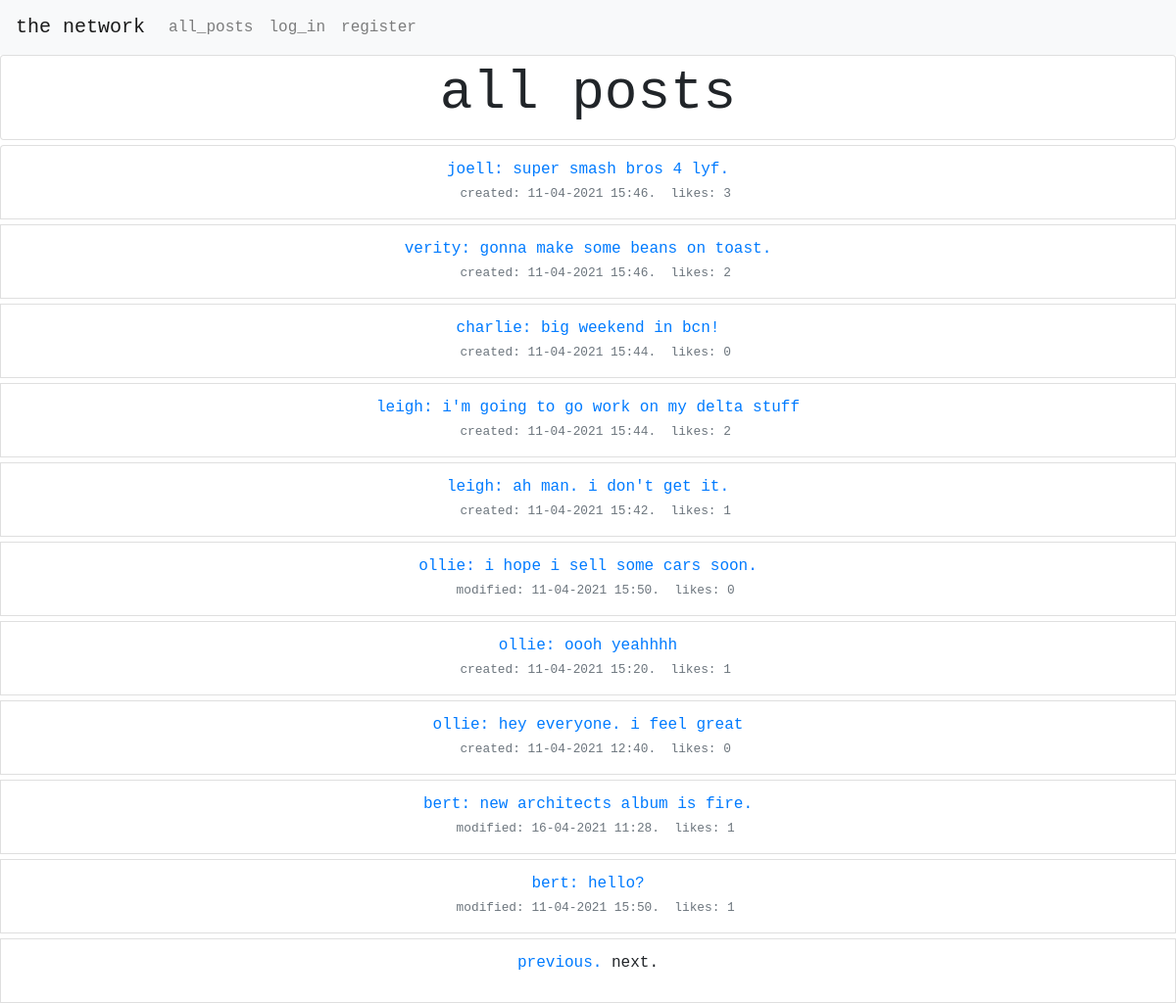
Screenshot of /?page=2 with the database file from the repository.
### network/models.py (models this page shows, shortened)
class TimestampedBaseModel(models.Model):
    id = models.UUIDField(
        primary_key=True,
        default=uuid.uuid4,
        editable=False
    )
    created_at = models.DateTimeField(
        auto_now_add=True,
        editable=False,
        null=False
    )
    updated_at = models.DateTimeField(
        auto_now=True,
        editable=False,
        null=False
    )
    class Meta:
        abstract = True

class Post(TimestampedBaseModel):
    user = models.ForeignKey(
        'User',
        related_name='posts',
        verbose_name='User',
        on_delete=models.CASCADE
    )
    content = models.TextField(
        max_length=500
    )
    class Meta:
        ordering = ['-created_at']
        verbose_name_plural = "Posts"
        indexes = [
            models.Index(fields=['user']),
            models.Index(fields=['-created_at']),
        ]
    def get_number_of_likes(self):
        return Like.objects.filter(post_id=self.id).count()
    def created_or_modified(self):
        created = self.created_at.strftime('%d-%m-%Y %H:%M')
        updated = self.updated_at.strftime('%d-%m-%Y %H:%M')
        if created != updated:
            return f"modified: {updated}"
        else:
            return f" created: {created}"

class User(AbstractUser):
    id = models.UUIDField(
        primary_key=True,
        default=uuid.uuid4,
        editable=False
    )
    def __str__(self):
        return self.username

### network/views.py (the view)
# urls.py: path("", views.index, name="index"),
def index(request):
    if request.method == "GET":
        user = request.user.id
        post_list = Post.objects.all()
        posts = paginate(request, post_list)
        liked_posts = users_liked_posts(request)
        return render(request, "network/index.html", {
            "posts": posts,
            "post_form": PostForm(initial={'user': user}),
            "liked_posts": liked_posts,
        })
    if request.method == "POST":
        form = PostForm(request.POST)
        if form.is_valid():
            form.save()
            return HttpResponseRedirect(reverse("index"))

### network/utils.py (called while the page is built)
def paginate(request, post_list):
    page = request.GET.get('page', 1)
    """ split posts into  sets of 10"""
    paginator = Paginator(post_list, 10)
    """ set which posts to display """
    try:
        posts = paginator.page(page)
    except PageNotAnInteger:
        """ set page 1 if request is not specific """
        posts = paginator.page(1)
    except EmptyPage:
        """  display final posts if empty page is requested """
        posts = paginator.page(paginator.num_pages)
    return posts

def users_liked_posts(request):
    liked_posts = ""
    if request.user.is_authenticated:
        liked_posts = request.user.get_liked_posts()
    return liked_posts

### network/templates/network/index.html (shortened to what this page needs)
{% extends "network/layout.html" %}
{% block body %}
    <div class="row" id="page_title">
        <div class="col">
            <div class="card" style="padding-top: 5px;padding-bottom: 5px;">
                <h3 class="display-4 text-monospace text-center" style="margin-left: 15px;margin-right: 15px;"><strong>all
                    posts</strong></h3>
            </div>
        </div>
    </div>
    {% include 'network/posts.html' %}
    {% load static %}
{% endblock %}

### network/templates/network/posts.html (shortened to what this page needs)
<ul class="list-group">
    {% for post in posts %}
        <li class="list-group-item" style="margin-top:5px;">
            <div class="media">
                <div class="media-body">
                    <div class="media" style="overflow:visible;">
                        <div class="media-body" style="overflow:visible;">
                            <div class="row">
                                <div class="col-md-12 text-monospace text-primary text-center">
                                    <p class="text-monospace text-center" style="margin-bottom: 2px;"">
                                    <span class="content-box" id="content-box-{{ post.id }}">
<a href="/profile/{{ post.user_id }}">{{ post.user }}<a>: <span id="content_{{ post.id }}">{{ post.content }}</span>
                                    </span>
                                    <br><small class="text-muted"> &nbsp; <span
                                        id="created_updated{{ post.id }}">{{ post.created_or_modified }}</span>.&nbsp;
                                    likes:
                                    <span id="like_number_{{ post.id }}">{{ post.get_number_of_likes }} </span>
                                </small></p>
                                </div>
                            </div>
                        </div>
                    </div>
                </div>
            </div>
        </li>
    {% endfor %}
</ul>
<ul class="list-group">
    <li class="list-group-item" style="margin-top:5px;">
        <div class="media">
            <div class="media-body">
                <div class="media" style="overflow:visible;">
                    <div class="media-body" style="overflow:visible;">
                        <div class="row">
                            <div class="col-md-12 text-monospace">
                                <p class="text-monospace text-center">
                                    {% if posts.has_other_pages %}
                                        {% if posts.has_previous %}
                                            <a href="?page={{ posts.previous_page_number }}">previous.</a>
                                        {% else %}
                                            <span>previous.</span>
                                        {% endif %}
                                        {% if posts.has_next %}
                                            <a href="?page={{ posts.next_page_number }}">next.</a>
                                        {% else %}
                                            <span>next.</span>
                                        {% endif %}
                                    {% endif %}
                                    <br></p>
                            </div>
                        </div>
                    </div>
                </div>
            </div>
        </div>
    </li>
</ul>

### network/static/network/styles.css (style rules this page uses)
p { text-transform: lowercase; }

### rows the page displays
Post: user "joell", content "super smash bros 4 lyf.", created_or_modified "created: 11-04-2021 15:46", get_number_of_likes "3"
Post: user "verity", content "gonna make some beans on toast.", created_or_modified "created: 11-04-2021 15:46", get_number_of_likes "2"
Post: user "charlie", content "big weekend in bcn!", created_or_modified "created: 11-04-2021 15:44", get_number_of_likes "0"
Post: user "leigh", content "i'm going to go work on my delta stuff", created_or_modified "created: 11-04-2021 15:44", get_number_of_likes "2"
Post: user "leigh", content "ah man. i don't get it.", created_or_modified "created: 11-04-2021 15:42", get_number_of_likes "1"
Post: user "ollie", content "i hope i sell some cars soon.", created_or_modified "modified: 11-04-2021 15:50", get_number_of_likes "0"
Post: user "ollie", content "oooh yeahhhh", created_or_modified "created: 11-04-2021 15:20", get_number_of_likes "1"
Post: user "ollie", content "hey everyone. i feel great", created_or_modified "created: 11-04-2021 12:40", get_number_of_likes "0"
Post: user "bert", content "new architects album is fire.", created_or_modified "modified: 16-04-2021 11:28", get_number_of_likes "1"
Post: user "bert", content "hello?", created_or_modified "modified: 11-04-2021 15:50", get_number_of_likes "1"
